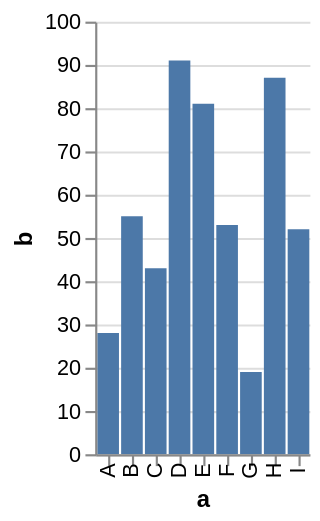

This figure's Vega-Lite source:
### Vega specification from a JSON file in a GitHub repository (floating-point values rounded to 4 significant figures)
{"$schema": "http://vega.github.io/schema/vega/v3.0.json", "description": "A simple bar chart with embedded data.", "autosize": "pad", "padding": 5, "encode": {"update": {"fill": {"value": "transparent"}}}, "data": [{"name": "source_0", "values": [{"a": "A", "b": 28}, {"a": "B", "b": 55}, {"a": "C", "b": 43}, {"a": "D", "b": 91}, {"a": "E", "b": 81}, {"a": "F", "b": 53}, {"a": "G", "b": 19}, {"a": "H", "b": 87}, {"a": "I", "b": 52}]}, {"name": "data_0", "source": "source_0", "transform": [{"type": "formula", "expr": "toNumber(datum[\"b\"])", "as": "b"}, {"type": "filter", "expr": "datum[\"b\"] !== null && !isNaN(datum[\"b\"])"}]}], "signals": [{"name": "width", "update": "bandspace(domain('x').length, 0.1, 0.05) * 11"}, {"name": "height", "update": "200"}], "marks": [{"name": "marks", "type": "rect", "role": "bar", "from": {"data": "data_0"}, "encode": {"update": {"x": {"scale": "x", "field": "a"}, "width": {"scale": "x", "band": true}, "y": {"scale": "y", "field": "b"}, "y2": {"scale": "y", "value": 0}, "fill": {"value": "#4c78a8"}}}}], "scales": [{"name": "x", "type": "band", "domain": {"data": "data_0", "field": "a", "sort": true}, "range": {"step": 11}, "round": true, "paddingInner": 0.1, "paddingOuter": 0.05}, {"name": "y", "type": "linear", "domain": {"data": "data_0", "field": "b"}, "range": [200, 0], "round": true, "nice": true, "zero": true}], "axes": [{"scale": "x", "orient": "bottom", "tickCount": 5, "title": "a", "zindex": 1, "encode": {"labels": {"update": {"angle": {"value": 270}, "baseline": {"value": "middle"}}}}}, {"scale": "y", "format": "s", "orient": "left", "title": "b", "zindex": 1}, {"scale": "y", "domain": false, "format": "s", "grid": true, "labels": false, "orient": "left", "ticks": false, "zindex": 0, "gridScale": "x"}]}
